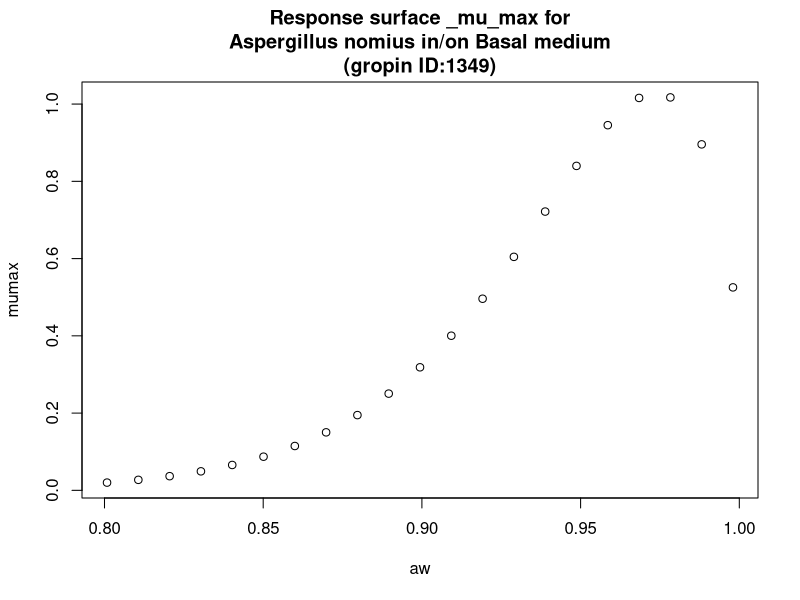

R code for this plot:
#############################
# start of Parameter script
#############################
aw <- seq(0.8008,0.998001998001998,length.out=21)
#############################
# end of Parameter script
#############################
############################# 
# start of Model script Gropin ID 1349 
#############################
 
# constant coefficients for this model
 
variables <- data.frame(aw)
argumentsPar <- unique.data.frame(expand.grid(variables))
 
# heart of the model
response_surface <- function(aw) {
   mumax <-exp(-1.2520+15.790*sqrt(1-aw)-48.71*(sqrt(1-aw))^2)

	return(mumax=mumax)
} 

# output parameters
responseSurface <- cbind(argumentsPar,response_surface(argumentsPar['aw']))
colnames(responseSurface) <- c(colnames(argumentsPar),'mumax')
#############################
# End of Model script
#############################
############################# 
# start of Visualisation script Gropin ID 1349 
#############################
titleText <-'Response surface _mu_max for
Aspergillus nomius in/on Basal medium
(gropin ID:1349)'
plot(aw,responseSurface$'mumax',xlab='aw',
                          ylab='mumax',main=titleText)
#############################
# End of Visualisation script
#############################
